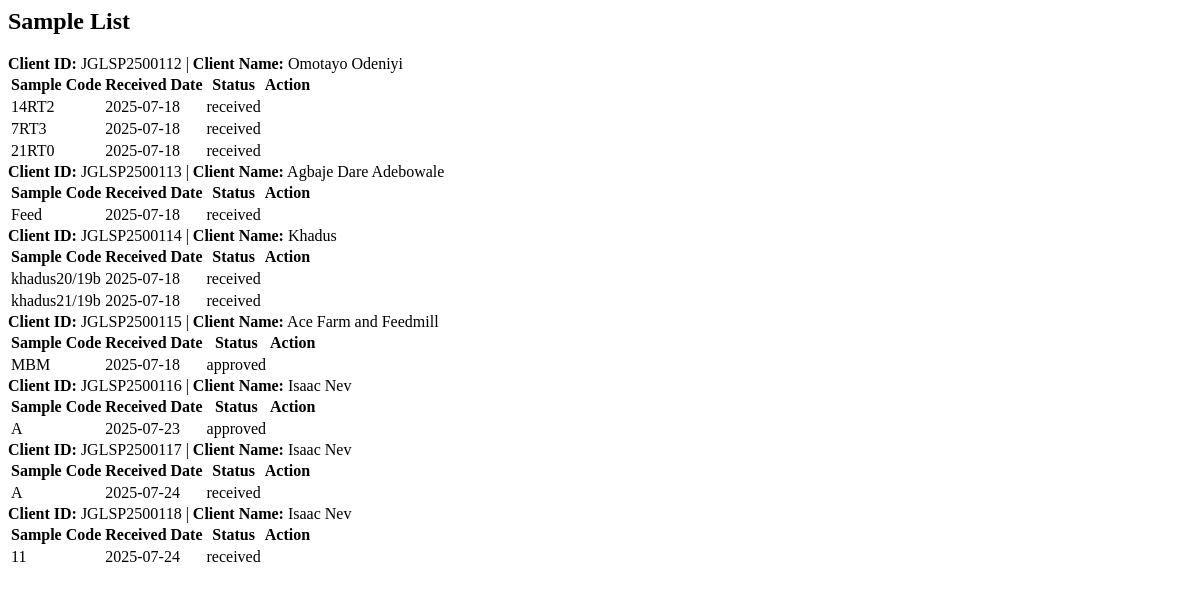
Page /samples/ (signed in) on the earlier database version.
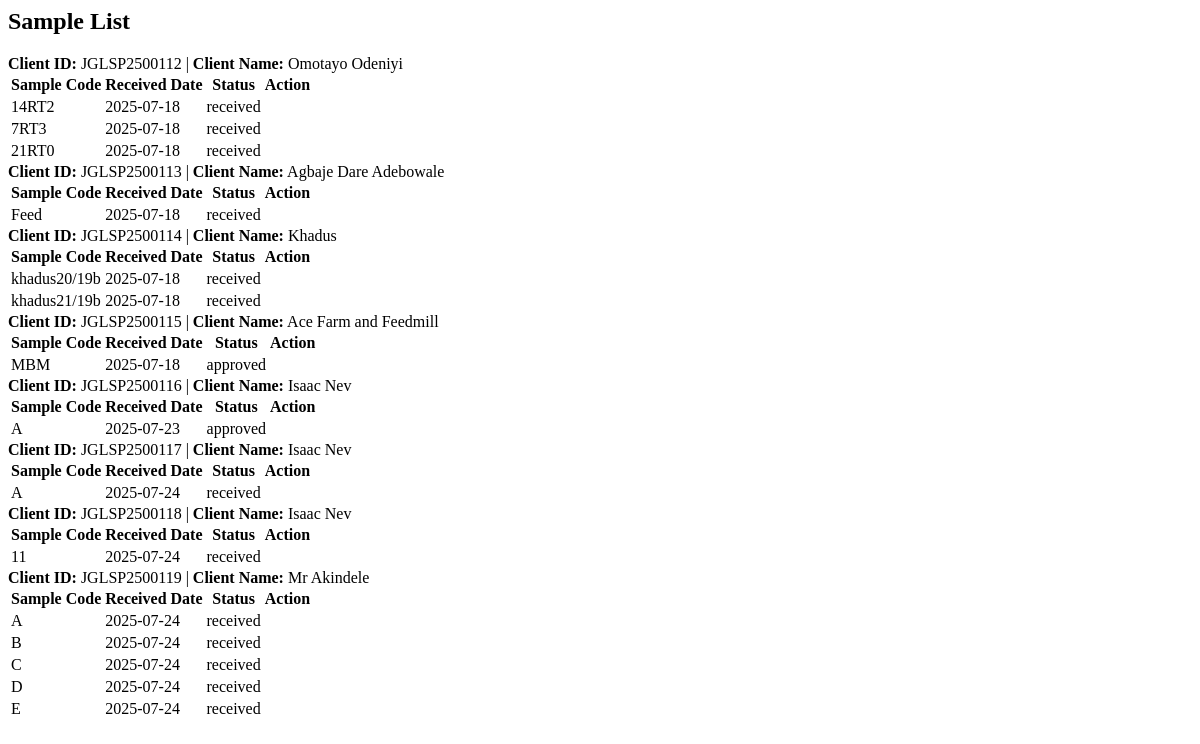
Same page on the later database version.
### lims/models/client.py (models this page shows, shortened)
class Client(models.Model):
    client_id = models.CharField(max_length=20, unique=True)
    name = models.CharField(max_length=100)
    organization = models.CharField(max_length=150)
    email = models.EmailField()
    phone = models.CharField(max_length=20)
    address = models.TextField()
    token = models.CharField(max_length=20, unique=True, blank=True)
    created = models.DateTimeField(auto_now_add=True)
    coa_released = models.BooleanField(default=False)
    summary_text = models.TextField(blank=True, null=True)
    summary_confirmed = models.BooleanField(default=False)
    history = HistoricalRecords()

### lims/models/sample.py (models this page shows, shortened)
class Sample(models.Model):
    client = models.ForeignKey(Client, on_delete=models.CASCADE)
    sample_code = models.CharField(max_length=50)
    sample_type = models.CharField(max_length=100)
    weight = models.DecimalField(max_digits=6, decimal_places=2)
    temperature = models.DecimalField(max_digits=5, decimal_places=2, null=True, blank=True)
    humidity = models.DecimalField(max_digits=5, decimal_places=2, null=True, blank=True)
    status = models.CharField(max_length=20, choices=SampleStatus.choices, default=SampleStatus.RECEIVED)
    received_date = models.DateField(auto_now_add=True)
    verified_at = models.DateTimeField(null=True, blank=True)
    coa_released = models.BooleanField(default=False)
    manager_comment = models.TextField(blank=True, null=True)
    history = HistoricalRecords()

### lims/views/clerk_views.py (the view)
# urls.py: path("samples/", views.sample_list, name="sample_list"),
@login_required
def sample_list(request):
    samples = (
        Sample.objects
        .exclude(sample_code__startswith="QC-")
        .select_related("client")
        .order_by("client__client_id", "-received_date")
    )
    return render(request, "lims/clerk/sample_list.html", {"samples": samples})

### lims/templates/lims/clerk/sample_list.html
<div class="container mt-4">
  <h2>Sample List</h2>
  {% regroup samples by client.client_id as client_groups %}
  {% for group in client_groups %}
    <div class="card mb-4">
      <div class="card-header bg-primary text-white">
        <strong>Client ID:</strong> {{ group.grouper }} |
        <strong>Client Name:</strong> {{ group.list.0.client.name }}
      </div>
      <div class="card-body p-0">
        <table class="table table-bordered table-striped table-sm mb-0">
          <thead class="table-light">
            <tr>
              <th>Sample Code</th>
              <th>Received Date</th>
              <th>Status</th>
              <th>Action</th>
            </tr>
          </thead>
          <tbody>
            {% for sample in group.list %}
              <tr>
                <td>{{ sample.sample_code }}</td>
                <td>{{ sample.received_date|date:"Y-m-d" }}</td>
                <td>{{ sample.status }}</td>
              </tr>
            {% endfor %}
          </tbody>
        </table>
      </div>
    </div>
  {% empty %}
    <p class="text-center">No samples found.</p>
  {% endfor %}
</div>

Differences in the rows shown:
added Client: grouper "JGLSP2500119"
added Sample: list.0.client.name "Mr Akindele", sample_code "A", received_date "2025-07-24", status "received", shown under "JGLSP2500119"
added Sample: sample_code "B", received_date "2025-07-24", status "received", shown under "JGLSP2500119"
added Sample: sample_code "C", received_date "2025-07-24", status "received", shown under "JGLSP2500119"
added Sample: sample_code "D", received_date "2025-07-24", status "received", shown under "JGLSP2500119"
added Sample: sample_code "E", received_date "2025-07-24", status "received", shown under "JGLSP2500119"
Other differences:
new list line: "Client ID: | Client Name: Sample Code Received Date Status Action"
